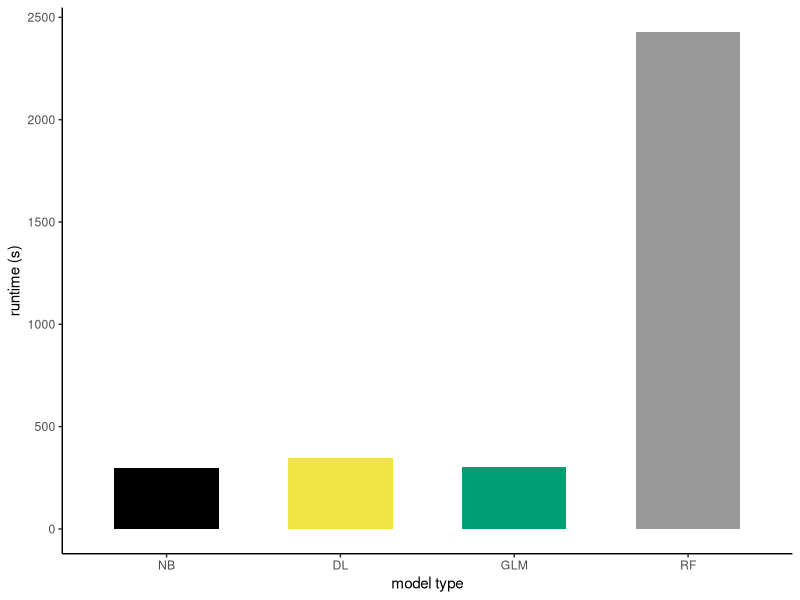
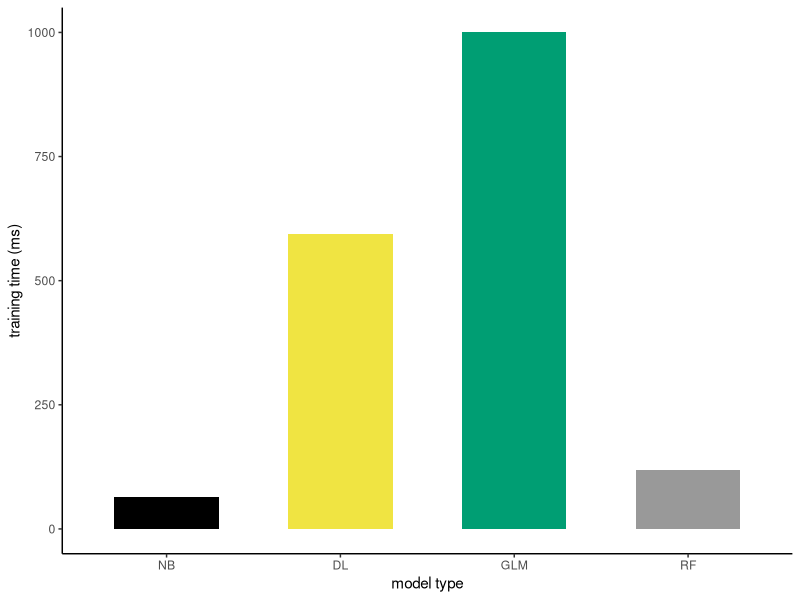
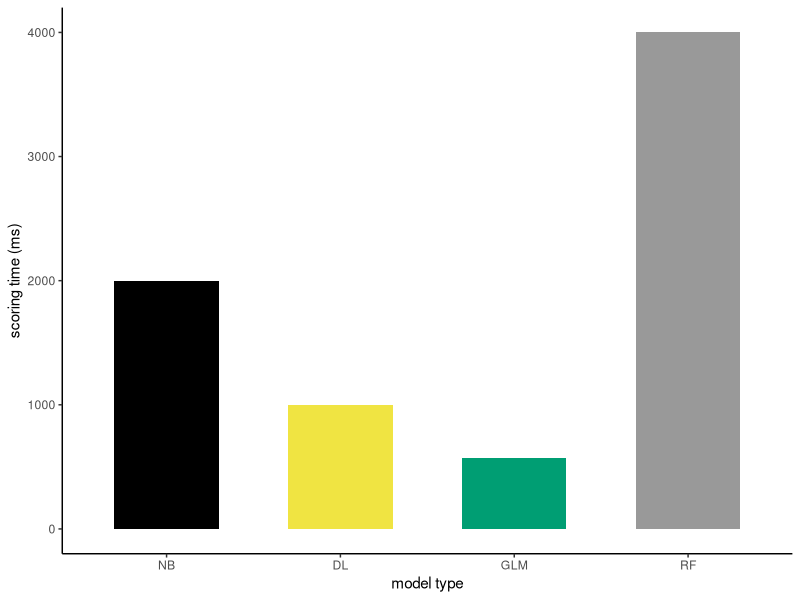

Reproduce these figures in R, in order.
###############################################################################
# Landscape Ecology and Data Science, HU Berlin
# Authors: Janis Klug
# Script for: Comparison of computational times of the rapidminer model runs
# Date: 25.03.2022

###############################################################################

# Loading required libraries
library(ggplot2)

# Models: Naive Bayes, Deep Learning, Generalized linear model, Random Forest 
# model type
model_type <- c('NB', 'DL', 'GLM', 'RF')

# Runtime (s)
runtime <- c(295.332, 344.315, 304.432, 2426.231)

# Training time (ms)
training_time <- c(64, 595, 1000, 119)

# Scoring time (ms)
scoring_time <- c(2000, 1000, 574, 4000)

###############################################################################

# Creating a computation times dataframe
df <- data.frame(model_type, runtime, 
                 training_time, scoring_time)

###############################################################################

# Creating bar plots
# Runtime
p_rt <-ggplot(data=df, aes(x=model_type, y=runtime)) +
  geom_bar(stat="identity", width = 0.6, fill = c("#000000","#F0E442",
                                                  "#009E73","#999999"))+
  xlab("model type")+
  ylab("runtime (s)")+
  scale_x_discrete(limits=c('NB', 'DL', 'GLM', 'RF'))+
  theme_classic()
p_rt


# Training time
p_trt <-ggplot(data=df, aes(x=model_type, y=training_time)) +
  geom_bar(stat="identity", width = 0.6, fill = c("#000000","#F0E442",
                                                  "#009E73","#999999"))+
  xlab("model type")+
  ylab("training time (ms)")+
  scale_x_discrete(limits=c('NB', 'DL', 'GLM', 'RF'))+
  theme_classic()
p_trt


# Scoring time 
p_st <-ggplot(data=df, aes(x=model_type, y=scoring_time)) +
  geom_bar(stat="identity", width = 0.6, fill = c("#000000","#F0E442",
                                                  "#009E73","#999999"))+
  xlab("model type")+
  ylab("scoring time (ms)")+
  scale_x_discrete(limits=c('NB', 'DL', 'GLM', 'RF'))+
  theme_classic()
p_st




